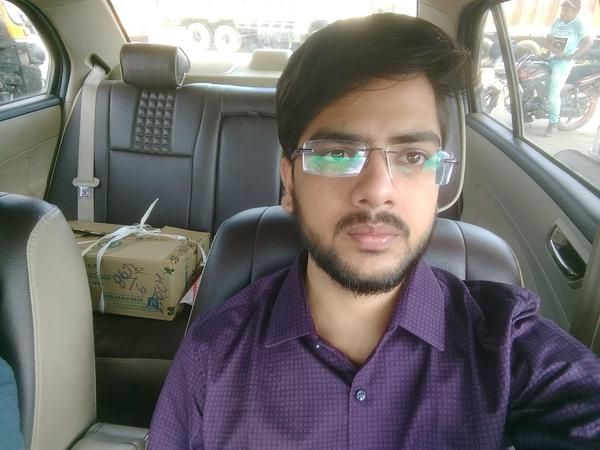
#> input picture test-data/2.jpg, 600 x 450 px; its folder holds only this picture in this run
$ python -i camera.py   (imports and definitions only)
#> lines starting #> are read from the running program, lines starting #| are printed output that depends on the picture
#> further down, picture is the input picture: shape (450, 600, 3); mean B, G, R 110.9, 111.3, 115
import numpy as np
import cv2
import os

# [31 lines left out: functions createFolder, take_groupie, not called in this run]


def detect_face(img):
	gray = cv2.cvtColor(img, cv2.COLOR_BGR2GRAY)
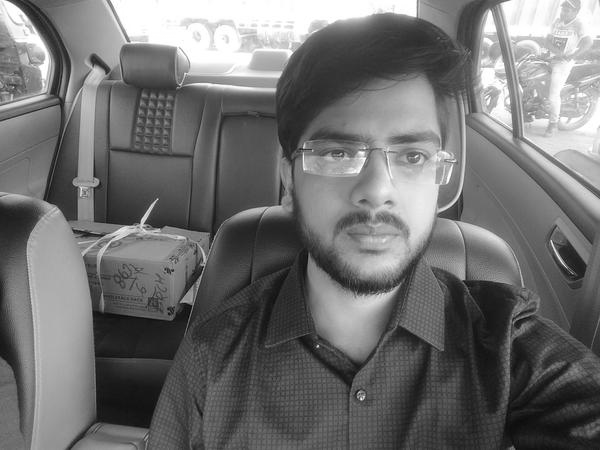
#> gray: shape (450, 600); min 1, max 255, mean 112.4

	face_cascade = cv2.CascadeClassifier('haarcascade_frontalface_alt.xml')

	faces = face_cascade.detectMultiScale(gray, scaleFactor = 1.1, minNeighbors=6)
#> faces = [[279, 78, 189, 189]]

	if(len(faces)==0):
		return None

	return faces


# [44 lines left out: function prepare_training_data, not called in this run]

def predict(test_img):
	img = test_img.copy()
	faces = detect_face(img)
#> faces = [[279, 78, 189, 189]]
	gray = cv2.cvtColor(img, cv2.COLOR_BGR2GRAY)

	face_list=[]

	for i in range(len(faces)):
		rect = faces[i]
		(x,y,w,h) = rect
		face = gray[y:y+w, x:x+h]

		label, confidence = face_recognizer.predict(face)
		# print(label)
		face_list.append(label)
#> this loop made 1 pass
#> pass 1, in predict, `face = gray[y:y+w, x:x+h]`:
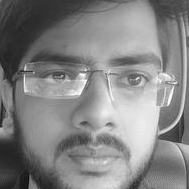
#> face: shape (189, 189); min 7, max 254, mean 131.8
#> after the loop, face_list = []

	return face_list


# [30 lines left out: function make_dataset, not called in this run]

subjects = ["","Satyam","Yash","Karan"]

# [16 lines of commented-out code are left out]

>>> import cv2
>>> picture = cv2.imread('test-data/2.jpg')
#> (the run stopped early here; a loop or call above may not have finished)

$ run again, on test-data/3.jpg
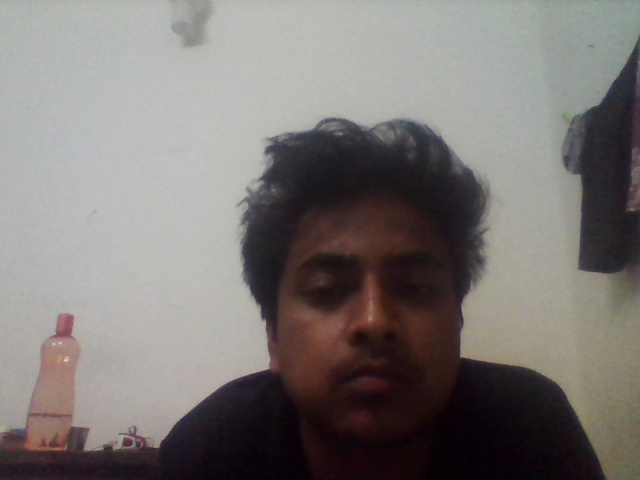
#> input picture test-data/3.jpg, 640 x 480 px
#> picture is the input picture: shape (480, 640, 3); mean B, G, R 116.7, 119.1, 124.1
#> in detect_face, `gray = cv2.cvtColor(img, cv2.COLOR_BGR2GRAY)`:
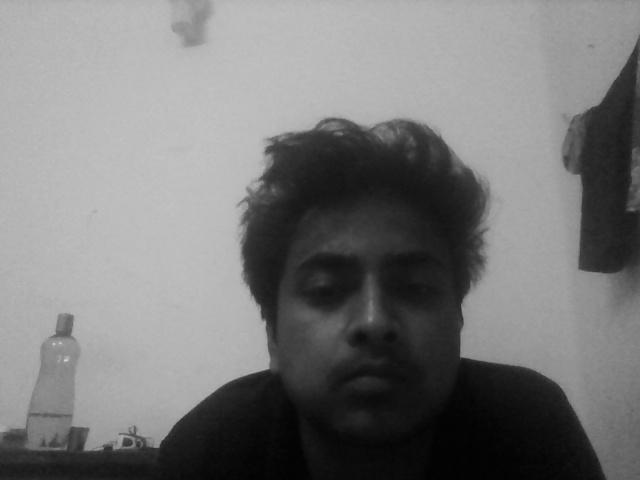
#> gray: shape (480, 640); min 1, max 216, mean 120.4
#> in detect_face, `faces = face_cascade.detectMultiScale(gray, scaleFactor = 1.1, minNeig..`: faces = [[253, 192, 238, 238]]
#> the loop in predict, `for i in range(len(faces)):` made 1 pass
#> pass 1, in predict, `face = gray[y:y+w, x:x+h]`:
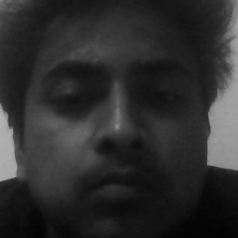
#> face: shape (238, 238); min 2, max 177, mean 45.2
#> after the loop in predict, `for i in range(len(faces)):`: face_list = []

$ run again, on test-data/4.jpg
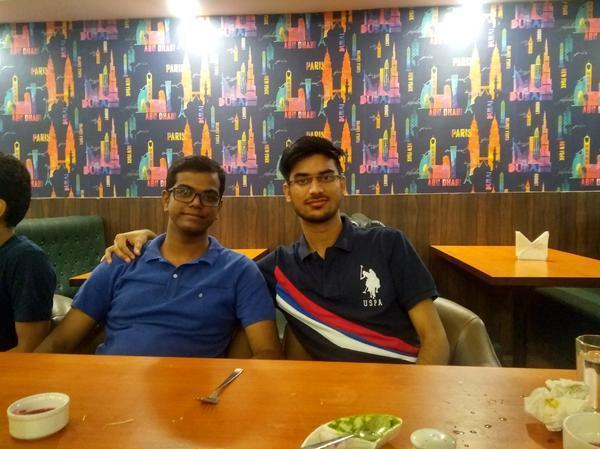
#> input picture test-data/4.jpg, 600 x 449 px
#> picture is the input picture: shape (449, 600, 3); mean B, G, R 75.1, 102.8, 126.7
#> in detect_face, `gray = cv2.cvtColor(img, cv2.COLOR_BGR2GRAY)`:
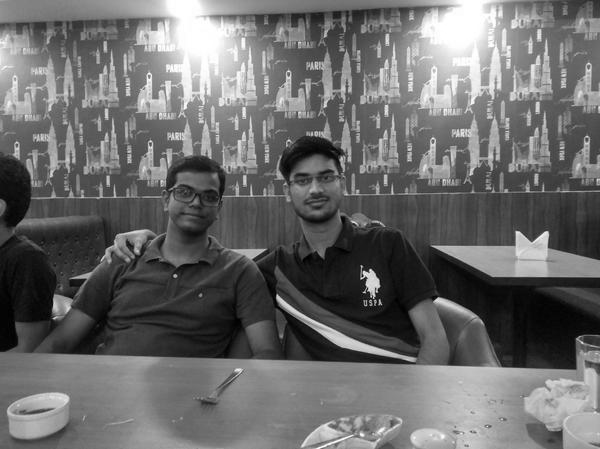
#> gray: shape (449, 600); min 0, max 255, mean 106.8
#> in detect_face, `faces = face_cascade.detectMultiScale(gray, scaleFactor = 1.1, minNeig..`: faces = [[284, 154, 63, 63], [167, 171, 58, 58]]
#> the loop in predict, `for i in range(len(faces)):` made 1 pass
#> pass 1, in predict, `face = gray[y:y+w, x:x+h]`:
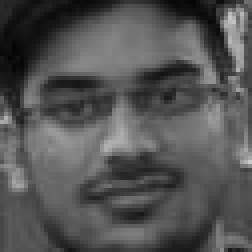
#> face: shape (63, 63) (shown 4 times larger); min 2, max 202, mean 83.7
#> after the loop in predict, `for i in range(len(faces)):`: face_list = []

$ run again, on test-data/5.jpg
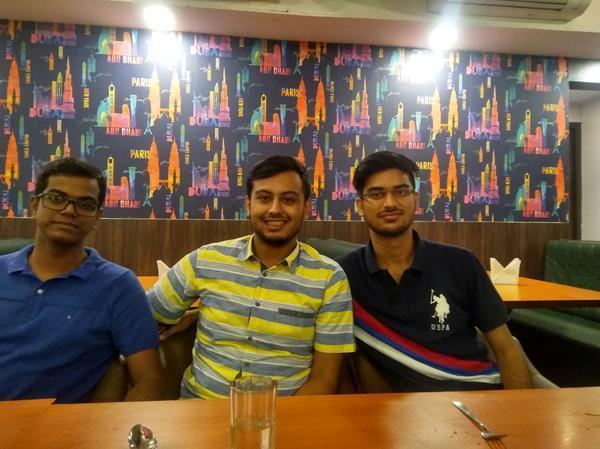
#> input picture test-data/5.jpg, 600 x 449 px
#> picture is the input picture: shape (449, 600, 3); mean B, G, R 74, 95.8, 115.5
#> in detect_face, `gray = cv2.cvtColor(img, cv2.COLOR_BGR2GRAY)`:
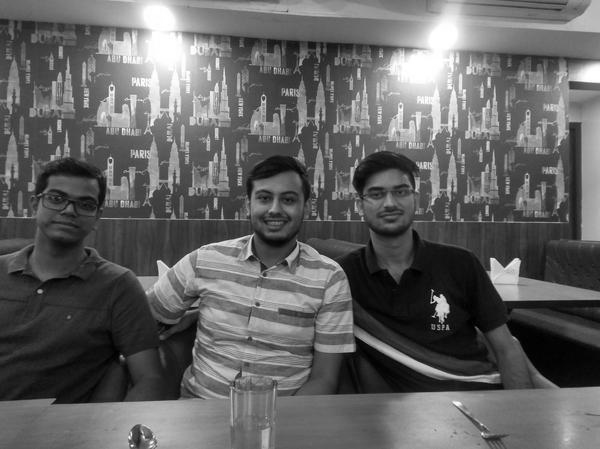
#> gray: shape (449, 600); min 0, max 255, mean 99.2
#> in detect_face, `faces = face_cascade.detectMultiScale(gray, scaleFactor = 1.1, minNeig..`: faces = [[359, 169, 62, 62], [243, 173, 65, 65], [165, 11, 67, 67], [35, 173, 70, 70]]
#> the loop in predict, `for i in range(len(faces)):` made 1 pass
#> pass 1, in predict, `face = gray[y:y+w, x:x+h]`:
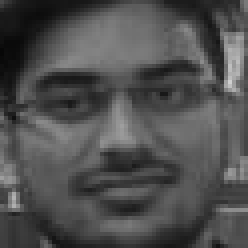
#> face: shape (62, 62) (shown 4 times larger); min 7, max 208, mean 79.1
#> after the loop in predict, `for i in range(len(faces)):`: face_list = []
